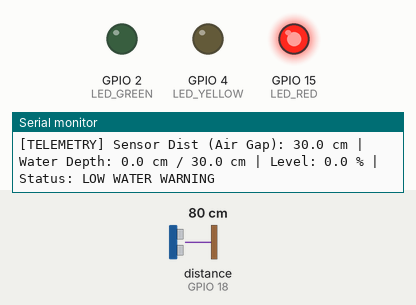
This sketch was run on a simulated ESP32. On the bench: output pins drawn as LEDs (lit = HIGH), the last lines printed to the serial monitor. Wiring (from diagram.json): ultrasonic range finder: trigger GPIO 5; echo GPIO 18. Inputs (shaded band) come from the test bench; at power-on: distance to the obstacle (sensor on GPIO 18) 80 cm. The echo pulse lasts 58.3 µs per cm; pins used as bus, display or sensor lines are not drawn.

Above: at 2.2 s.
2.3 s: distance to the obstacle (sensor on GPIO 18) set to 26 cm
4.2 s: distance to the obstacle (sensor on GPIO 18) set to 21 cm
At 5.4 s:
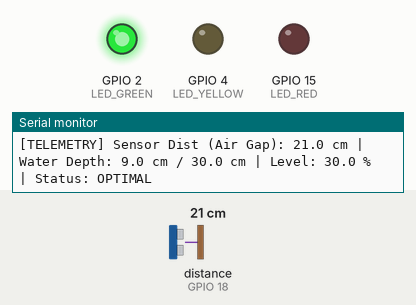
6.5 s: distance to the obstacle (sensor on GPIO 18) set to 4 cm
8.2 s: distance to the obstacle (sensor on GPIO 18) set to 2 cm
At 10.2 s:
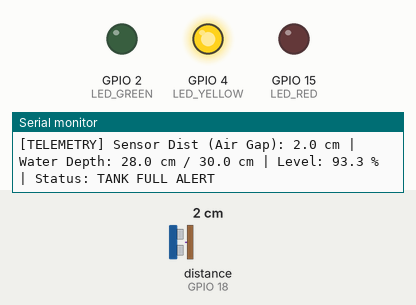
10.5 s: distance to the obstacle (sensor on GPIO 18) set to 9 cm
At 12.2 s:
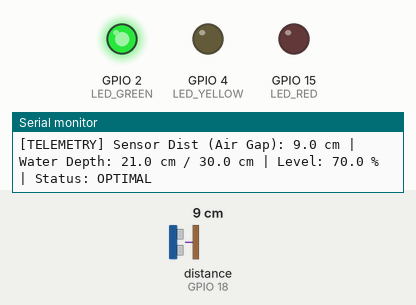
12.5 s: distance to the obstacle (sensor on GPIO 18) set to 35 cm
At 14.3 s:
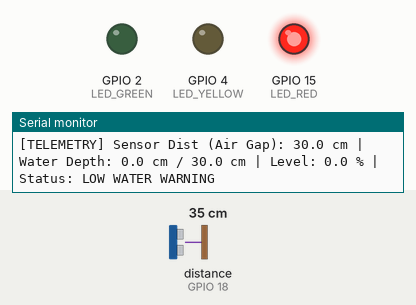
Timing chart, 0 to 15.5 s (numbered marks = the images above; inputs shaded):
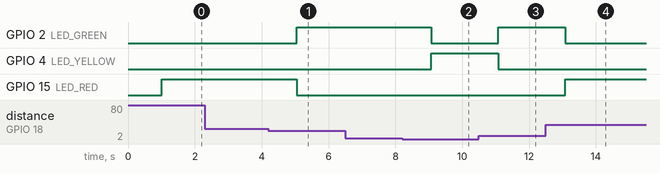

The sketch:

main.ino
```cpp
/*
 * SensorGrid - ESP32 HC-SR04 Ultrasonic Water Level Monitoring System
 *
 * Target Microcontroller: ESP32 (32-bit Dual-Core Wi-Fi/BLE MCU)
 * Sensor: HC-SR04 Ultrasonic Distance Sensor
 * Application: Measure water depth & calculate percentage for a 30 cm Tank
 * Simulation Platform: Wokwi (https://wokwi.com)
 */

#define TRIG_PIN 5       // ESP32 GPIO 5 connected to HC-SR04 Trigger
#define ECHO_PIN 18      // ESP32 GPIO 18 connected to HC-SR04 Echo

#define LED_GREEN 2      // GPIO 2: Normal Level Indicator LED
#define LED_YELLOW 4     // GPIO 4: High Water / Tank Full Alert LED
#define LED_RED 15       // GPIO 15: Critical Low Water Alert LED

// Tank Dimensions
const float TANK_HEIGHT_CM = 30.0;   // Tank total height = 30.0 cm
const float SPEED_OF_SOUND = 0.0343; // Speed of sound in air = 0.0343 cm/us

void setup() {
  // Initialize Serial Monitor communication at 115200 baud
  Serial.begin(115200);
  delay(1000);

  // Configure Ultrasonic Sensor GPIO Pins
  pinMode(TRIG_PIN, OUTPUT);
  pinMode(ECHO_PIN, INPUT);

  // Configure Indicator LED Pins
  pinMode(LED_GREEN, OUTPUT);
  pinMode(LED_YELLOW, OUTPUT);
  pinMode(LED_RED, OUTPUT);

  // Initial LED Test
  digitalWrite(LED_GREEN, LOW);
  digitalWrite(LED_YELLOW, LOW);
  digitalWrite(LED_RED, LOW);

  Serial.println("==================================================");
  Serial.println("   SensorGrid ESP32 HC-SR04 Water Monitor Initialized");
  Serial.println("   Tank Max Capacity Height: 30.0 cm");
  Serial.println("==================================================");
}

void loop() {
  // 1. Clear Trigger Pin
  digitalWrite(TRIG_PIN, LOW);
  delayMicroseconds(2);

  // 2. Transmit 10 microsecond HIGH pulse to trigger ultrasonic wave burst
  digitalWrite(TRIG_PIN, HIGH);
  delayMicroseconds(10);
  digitalWrite(TRIG_PIN, LOW);

  // 3. Measure duration of ECHO pulse in microseconds (30ms timeout)
  long duration = pulseIn(ECHO_PIN, HIGH, 30000);

  // 4. Calculate Distance in Centimeters (Air Gap from sensor at top of tank)
  // Distance (cm) = (Duration * Speed of Sound) / 2
  float distance_cm = (duration * SPEED_OF_SOUND) / 2.0;

  // Clamp distance to valid physical tank range [0, TANK_HEIGHT_CM]
  if (distance_cm > TANK_HEIGHT_CM) distance_cm = TANK_HEIGHT_CM;
  if (distance_cm < 0) distance_cm = 0;

  // 5. Calculate Water Depth & Percentage
  float water_depth_cm = TANK_HEIGHT_CM - distance_cm;
  float water_level_pct = (water_depth_cm / TANK_HEIGHT_CM) * 100.0;

  // Clamp water level percentage between 0.0% and 100.0%
  if (water_level_pct < 0.0) water_level_pct = 0.0;
  if (water_level_pct > 100.0) water_level_pct = 100.0;

  // 6. Determine Alarm Status & LED Feedback
  String status = "NORMAL";
  if (water_level_pct < 20.0) {
    status = "LOW WATER WARNING";
    digitalWrite(LED_RED, HIGH);
    digitalWrite(LED_YELLOW, LOW);
    digitalWrite(LED_GREEN, LOW);
  } else if (water_level_pct > 90.0) {
    status = "TANK FULL ALERT";
    digitalWrite(LED_RED, LOW);
    digitalWrite(LED_YELLOW, HIGH);
    digitalWrite(LED_GREEN, LOW);
  } else {
    status = "OPTIMAL";
    digitalWrite(LED_RED, LOW);
    digitalWrite(LED_YELLOW, LOW);
    digitalWrite(LED_GREEN, HIGH);
  }

  // 7. Output Formatted Telemetry to Serial Monitor
  Serial.print("[TELEMETRY] Sensor Dist (Air Gap): ");
  Serial.print(distance_cm, 1);
  Serial.print(" cm | Water Depth: ");
  Serial.print(water_depth_cm, 1);
  Serial.print(" cm / ");
  Serial.print(TANK_HEIGHT_CM, 1);
  Serial.print(" cm | Level: ");
  Serial.print(water_level_pct, 1);
  Serial.print(" % | Status: ");
  Serial.println(status);

  // 8. 1-Second Sampling Interval
  delay(1000);
}
```

Measured:
- the behaviour switches between 24 and 23 cm on distance to the obstacle (sensor on GPIO 18) (found by bisection; images 0 and 1)
- the behaviour switches between 3 and 2 cm on distance to the obstacle (sensor on GPIO 18) (found by bisection; images 1 and 2)
- after the input at 4.2 s, GPIO 2 (LED_GREEN): LOW → HIGH after 0.85 s; GPIO 15 (LED_RED): HIGH → LOW after 0.85 s
- after the input at 8.2 s, GPIO 2 (LED_GREEN): HIGH → LOW after 0.87 s; GPIO 4 (LED_YELLOW): LOW → HIGH after 0.87 s
- after the input at 10.5 s, GPIO 2 (LED_GREEN): LOW → HIGH after 0.58 s; GPIO 4 (LED_YELLOW): HIGH → LOW after 0.58 s
- after the input at 12.5 s, GPIO 2 (LED_GREEN): HIGH → LOW after 0.59 s; GPIO 15 (LED_RED): LOW → HIGH after 0.59 s
